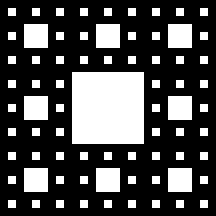
%> input picture Sierpinski_carpet.gif, 216 x 216 px
$ octave simulate_3d_layer_perturbation_images.m   (GNU Octave 9; MATLAB toolbox functions it lacks are replaced by stand-ins)
%> lines starting %> are read from the running program, lines starting %| are printed output that depends on the picture; in (x1, y1, x2, y2) boxes, pixels count from 0 and x2, y2 are one past the last pixel; in counts of white or black regions, pixels touching at a corner belong together; the program's own positions count from 1
### functions/createDefaultNeurons.m
% createDefaultNeurons.m
function cell_parameters = createDefaultNeurons(varargin)
% createDefaultNeurons(noneurons, celltypes, gapcompensation)

%TODO: Check for correlations in the random draws - if there are, shuffle/redraw

	ip = inputParser;
	ip.addOptional('noneurons',0)

	ip.addParameter('celltypes', 'none')
	ip.addParameter('Pnames', {'g_CaL' ;'g_int'; 'g_h'; 'g_K_Ca'; 'g_ld' ;'p1'} )
	ip.addParameter('gapcompensation', 0)
	ip.addParameter('nogapcompensation', 0);
	ip.addParameter('shuffle', 0)
	ip.addParameter('addrand',0)
	ip.addParameter('rng', rng(0))

	ip.parse(varargin{:});

	noneurons = ip.Results.noneurons;
	celltypes = ip.Results.celltypes;
	gapcompensation = ip.Results.gapcompensation;
	shuffle = ip.Results.shuffle;
	nogapcompensation = ip.Results.nogapcompensation;
	addrand = ip.Results.addrand;
	Pnames = ip.Results.Pnames;

	rng(ip.Results.rng)


cell_parameters = defneurons(noneurons);

switch celltypes
	case 'none'
		% do nothing

	case 'randomized'

		cell_parameters = defneurons(noneurons);

		cell_parameters.g_CaL    			= cell_parameters.g_CaL   +  rand(noneurons,1)*(-.6);
		cell_parameters.g_int 	 			= cell_parameters.g_int   +  rand(noneurons,1)*(-.02);
		cell_parameters.g_h 	 			= cell_parameters.g_h 	  +  rand(noneurons,1)*(1);
		cell_parameters.g_K_Ca   			= cell_parameters.g_K_Ca  +  rand(noneurons,1)*10;
		cell_parameters.g_ld     			= cell_parameters.g_ld    +  rand(noneurons,1)*(-0.003);
		cell_parameters.g_la     			= cell_parameters.g_la    +  rand(noneurons,1)*(-0.003);
		cell_parameters.g_ls     			= cell_parameters.g_ls    +  rand(noneurons,1)*(-0.003);
		% cell_parameters.gbar_ampa_soma      = .5   -  rand(noneurons,1)*(.15);


	case 'randomized2'

		cell_parameters = defneurons(noneurons);

		cell_parameters.g_CaL    = cell_parameters.g_CaL   - .3  + rand(noneurons,1)*.6;
		cell_parameters.g_int 	 = cell_parameters.g_int   + .07 + rand(noneurons,1)*.4;
		cell_parameters.g_h 	 = cell_parameters.g_h 	   +  rand(noneurons,1)*(1);
		cell_parameters.g_K_Ca   = cell_parameters.g_K_Ca  +  rand(noneurons,1)*10;
		cell_parameters.g_ld     = cell_parameters.g_ld    +  rand(noneurons,1)*(-0.003);
		cell_parameters.g_la     = cell_parameters.g_la    +  rand(noneurons,1)*(-0.003);
		cell_parameters.g_ls     = cell_parameters.g_ls    +  rand(noneurons,1)*(-0.003);
		cell_parameters.p1       = cell_parameters.p1      - .15 +  rand(noneurons,1)*(0.2);
		cell_parameters.g_Kdr_s  = cell_parameters.g_Kdr_s  -3 + rand(noneurons,1)*6;


	case 'randomized3'

		cell_parameters = defneurons(noneurons);

		cell_parameters.g_CaL    = cell_parameters.g_CaL   - .3  + rand(noneurons,1)*1.5;
		cell_parameters.g_int 	 = cell_parameters.g_int   + .07 + rand(noneurons,1)*.4;
		cell_parameters.g_h 	 = cell_parameters.g_h 	   +  rand(noneurons,1)*(1);
		cell_parameters.g_K_Ca   = cell_parameters.g_K_Ca  +  rand(noneurons,1)*10;
		cell_parameters.g_ld     = cell_parameters.g_ld    +  rand(noneurons,1)*(-0.001);
		cell_parameters.g_la     = cell_parameters.g_la    +  rand(noneurons,1)*(-0.001);
		cell_parameters.g_ls     = cell_parameters.g_ls    +  rand(noneurons,1)*(-0.001);
		cell_parameters.p1       = cell_parameters.p1      - .15 +  rand(noneurons,1)*(0.1);
		cell_parameters.g_Kdr_s  = cell_parameters.g_Kdr_s  -3 + rand(noneurons,1)*6;


	case 'randomized4'

		cell_parameters = defneurons(noneurons);

		cell_parameters.g_CaL    = cell_parameters.g_CaL  -.6 + rand(noneurons,1)*1.5;
		cell_parameters.g_int 	 = cell_parameters.g_int   + .07 + rand(noneurons,1)*.4;
		cell_parameters.g_h 	 = cell_parameters.g_h 	   +  rand(noneurons,1)*(1);
		cell_parameters.g_K_Ca   = cell_parameters.g_K_Ca  +  rand(noneurons,1)*10;
		cell_parameters.g_ld     = cell_parameters.g_ld    +  rand(noneurons,1)*(-0.002);
		% cell_parameters.g_la     = cell_parameters.g_la    +  rand(noneurons,1)*(-0.001);
		cell_parameters.g_ls     = cell_parameters.g_ls    +  rand(noneurons,1)*(-0.002);
		cell_parameters.p1       = cell_parameters.p1      - .15 +  rand(noneurons,1)*(0.1);
		cell_parameters.g_Kdr_s  = cell_parameters.g_Kdr_s  -3 + rand(noneurons,1)*6;


	case 'permuted'

		p1 = [.5:.1:1.1]; 		% CalciumL - conductance range
		p2 = [.0];      	    % g_h_s
		p3 = [.11 3]; 		% g_int
		p4 = [.12:.12:.48];      	% g_h
		p5 = [-38];       	% V_h
		p6 = [45 55];		% Ca act Potassium: not voltage dependent
		p7 = [4.5];
		p8 = [.013];    % leak
		[p{1} p{2} p{3} p{4} p{5} p{6} p{7} p{8}] = ndgrid(p1,p2,p3,p4,p5,p6,p7,p8);

		Plist = [p{1}(:) p{2}(:) p{3}(:) p{4}(:) p{5}(:) p{6}(:) p{7}(:) p{8}(:)];

		psweepnoneurons = length(p{1}(:));

		cell_parameters = defneurons(psweepnoneurons);

		cell_parameters.g_CaL    = p{1}(randi(noneurons,noneurons,1));
		cell_parameters.g_h_s    = p{2}(randi(noneurons,noneurons,1));
		cell_parameters.g_int 	 = p{3}(randi(noneurons,noneurons,1));
		cell_parameters.g_h 	 = p{4}(randi(noneurons,noneurons,1));
		cell_parameters.V_h 	 = p{5}(randi(noneurons,noneurons,1));
		cell_parameters.g_K_Ca   = p{6}(randi(noneurons,noneurons,1));
		cell_parameters.g_CaH    = p{7}(randi(noneurons,noneurons,1));     % High-threshold calcium
		cell_parameters.g_ld     = p{8}(randi(noneurons,noneurons,1));


	case 'devel'

	% CAL    IH     g_int    g_l     p1     g_K_Ca    arb    freq_each     ampl     meanVm     spks    supth
 %    ___    ___    _____    ____    ___    ______    ___    _________    ______    _______    ____    _____
 %    8      1.2    0.3      0.01    0.1    50        0.5    0.006676     72.685    -63.776    5       0.236
 % 	  4      1.2    0.05     0.01    0.1    40        0.5    0.0094888    14.896    -55.374    0       0.465

		cell_parameters = defneurons(noneurons);
		cell_parameters.g_CaL    			= ones(noneurons,1)* 4;
		cell_parameters.g_int 	 			= ones(noneurons,1)* .05;
		cell_parameters.g_h 	 			= ones(noneurons,1)* 1.2;
		cell_parameters.g_K_Ca   			= ones(noneurons,1)* 40;
		cell_parameters.g_ld     			= ones(noneurons,1)* .01;
		cell_parameters.g_la     			= ones(noneurons,1)* .01;
		cell_parameters.g_ls     			= ones(noneurons,1)* .01;
		cell_parameters.p1    	 			= ones(noneurons,1)* .1;
		cell_parameters.arbitrary			= ones(noneurons,1)* .5;


	case 'cellset_devel'
		 if exist('dev_cells_pspace.mat')
		 	load dev_cells_pspace
		 else
		 	disp('couldnt find the cell set')
		 end

		rtan = resultstable.allneurons;
		sel_cel_idx =find( table2array(rtan(:,9))>=5 & table2array(rtan(:,9))<20 & table2array(rtan(:,8))>0.004 & table2array(rtan(:,10))<-55 );

		sel_cel_idx = sel_cel_idx(1:noneurons);

		for ff = fields(st_st.cellParameters)'
			str = ['cell_parameters.' ff{1} ' = simresults{1}.cellParameters.' ff{1} '(sel_cel_idx);'];
			eval(str)
		end


	case 'cellset_vanilla'
		 if exist('cellset_vanilla_3.mat')
		 	load cellset_vanilla_3
		 else
		 	disp('couldnt find the cell set')
		 	keyboard
		 	return
		 end

		if noneurons > length(sel_cel_idx)
			disp('Insufficient number of neurons with criterion. Padding with random picks.')
			disp('max num of cells')
			length(sel_cel_idx)

			sel_cel_idx = sel_cel_idx(randi(length(sel_cel_idx)	,1,noneurons));

		else
			sel_cel_idx = sel_cel_idx(randperm(noneurons));
		end

		for ff = fields(simresults{1}.cellParameters)'
			str = ['cell_parameters.' ff{1} ' = simresults{1}.cellParameters.' ff{1} '(sel_cel_idx);'];
			eval(str)
		end


	case 'param_sweep'


		p1 = [.5:.1:1.5]; 		% CalciumL - conductance range
		p2 = [.1:.1:3]; 		% g_int

		[p{1} p{2}  ] = ndgrid(p1,p2);

		Plist = [p{1}(:) p{2}(:) ];

		psweepnoneurons = length(p{1}(:));

		cell_parameters = defneurons(psweepnoneurons);

		cell_parameters.g_CaL    = p{1}(:);
		cell_parameters.g_int 	 = p{2}(:);

	case 'psweep_gh_gcal'

		% parameter ranges
		p1 = [.5:.1:1.1]; 		% CalciumL - conductance range
		p2 = [.12:.12:1.2];      	% g_h
		p3 = [45 55];		% Ca act Potassium: not voltage dependent
		p4 = [4.5 5.5];

		[p{1} p{2} p{3} p{4}] = ndgrid(p1,p2,p3,p4);

		Plist = [p{1}(:) p{2}(:) p{3}(:) p{4}(:) ];

		psweepnoneurons = length(p{1}(:));

		cell_parameters = defneurons(psweepnoneurons);

		cell_parameters.g_CaL    = p{1}(:);
		cell_parameters.g_h 	 = p{2}(:);
		cell_parameters.g_K_Ca   = p{3}(:);
		cell_parameters.g_CaH    = p{4}(:);     % High-threshold calcium


	otherwise

		disp('Legacy parameter or celltypes case not found.')


end

% [=================================================================]
%  parameter list
% [=================================================================]

string = [];

for param = Pnames'

	string = [string 'cell_parameters.' param{1} '(:) '];

end


% [=================================================================]
%  randomizer
% [=================================================================]

if addrand
	cell_parameters = jitter_cell_parameters(cell_parameters,.05);
end


if gapcompensation
		% compensation for gap junctions

		% cell_parameters.g_CaL = cell_parameters.g_CaL + .1*gapcompensation;

		cell_parameters.g_ld  = cell_parameters.g_ld  - 0.001*gapcompensation;
		cell_parameters.g_la  = cell_parameters.g_la  - 0.001*gapcompensation;
		cell_parameters.g_ls  = cell_parameters.g_ls  - 0.001*gapcompensation;
end

if nogapcompensation~=0

		% cell_parameters.g_CaL = cell_parameters.g_CaL - .1;
		% cell_parameters.g_int = cell_parameters.g_int + 0.03;
		cell_parameters.g_ld  = cell_parameters.g_ld  + 0.001*nogapcompensation
		% cell_parameters.g_K_Ca= cell_parameters.g_K_Ca - 10;
end


cell_parameters.Plist = eval([ '[' string  ']' ] );
cell_parameters.Pnames = Pnames;


% [=================================================================]
%  create default neurons
% [=================================================================]

function cell_parameters = defneurons(noneurons)

O = ones(noneurons,1);

%% Cell properties

% Capacitance
cell_parameters.C_m    =   1 .* O; % mF/cm^2


% [================================================]
% 		 conductances
% [================================================]
% Defaults

% Somatic conductances (mS/cm2)
cell_parameters.g_CaL    =  1.1   .*O;
cell_parameters.g_Na_s   =  150   .*O;      % Sodium
cell_parameters.g_Kdr_s  =  9.0   .*O;      % Potassium
cell_parameters.g_K_s    =  5     .*O;      % Potassium
cell_parameters.g_ls     =  0.016 .*O;      % Leaks

% Dendritic conductances (mS/cm2)
cell_parameters.g_K_Ca   =  35      .*O;       % Potassium: not voltage dependent
cell_parameters.g_CaH    =  4.5     .*O;     % High-threshold calcium
cell_parameters.g_ld     =  0.016  .*O;   % Leak
cell_parameters.g_h      =  .12    .*O;    % H current .12
cell_parameters.g_h_s    =  .12    .*O;    % H current, somatic


% Axon hillock conductances (mS/cm2)
cell_parameters.g_Na_a   =  240		.*O;      % Sodium
cell_parameters.g_K_a    =  240		.*O;      % Potassium
cell_parameters.g_la     =  0.016	.*O;      % Leak

% Cell morphology
cell_parameters.p1     = 0.25		.*O;        % Cell surface ratio soma/dendrite
cell_parameters.p2     = 0.15 		.*O;        % Cell surface ratio axon(hillock)/soma

cell_parameters.g_int  = 0.13		.*O;        % Cell internal conductance


% synaptic conductances

cell_parameters.gbar_gaba_dend  = O*.25;
cell_parameters.gbar_gaba_soma  = O*.5;
cell_parameters.gbar_ampa_soma 	= O*.1;
cell_parameters.gbar_ampa_dend 	= O*.1;


%% Reversal potentials
cell_parameters.V_Na =  55 .* O;       % Sodium
cell_parameters.V_K  = -75 .* O;       % Potassium
cell_parameters.V_Ca = 120 .* O;       % Calcium
cell_parameters.V_h  = -43 .* O;       % H current
cell_parameters.V_l  =  10 .* O;       % Leak

cell_parameters.V_gaba_dend = -70 .*O; % from Devor and Yarom, 2002
cell_parameters.V_gaba_soma = -63 .*O; % from Devor and Yarom, 2002
cell_parameters.V_ampa_soma = 0 	  .*O; % from Cian McDonnel et al 2012
cell_parameters.V_ampa_dend = 0 	  .*O; % from Cian McDonnel et al 2012


cell_parameters.arbitrary = 1 .* O;

### functions/BetaDistributions.m
function out = BetaDistributions(varargin)
% Family of beta distributions
%
% Parameter 'alpha', 5
% Parameter 'beta', 2
% Parameter 'no_draws', 100
% Parameter 'scale', 1
% Parameter 'support',[0.4 1.2]
% Parameter 'resolution', 4


p = inputParser;
p.addParamValue('alpha', 5)
p.addParamValue('beta', 2)
p.addParamValue('no_draws', 100)

p.addParamValue('scale', 1)
p.addParamValue('support',[0.4 1.2])


p.addParamValue('plot_distributions', true)

p.parse(varargin{:});

p1 = p.Results.alpha;
p2 = p.Results.beta;

no_draws = p.Results.no_draws;
plot_distributions = p.Results.plot_distributions';
scale = p.Results.scale;

sup = p.Results.support;


int_v1 = [1:length(p1)];
int_v2 = [1:length(p2)];

nbins = linspace(sup(1), sup(end),20);

for a = int_v1
    for b = int_v2
        rng default;

        D =  betarnd(p1(a),p2(b),no_draws,1)';

        draws{a,b} = (D*diff(sup) + sup(1))*scale;


        parameters{a,b} = [p1(a) p2(b)];
        hist_distr{a,b} = histc(draws{a,b}, nbins);
            if plot_distributions
                subplot(length(p1),length(p2), sub2ind([length(p1) length(p2)], a,b))
                bar(nbins, hist_distr{a,b},'edgecolor', [0 0 0], 'facecolor', [0 0 0])%;,'edgecolor', [0 0 0], 'facecolor', [0 0 0])
                t1 = text(min(nbins), max(hist_distr{a,b}*0.95), {['alpha: ' num2str(p1(a))]},'verticalalignment', 'top');
                t2 = text(min(nbins), max(hist_distr{a,b}*0.75), {['beta: '  num2str(p2(b))]},'verticalalignment', 'top');
                t3 = text(min(nbins), max(hist_distr{a,b}*0.55), {['scale: ' num2str(scale)]},'verticalalignment', 'top');

                line([sup(1):0.01:sup(2)], betapdf([sup(1):0.01:sup(2)]*max(hist_distr{a,b}), p1(a),p2(b)),'color','g');


                xlim([sup(1) sup(2)])
                ylim([0  max(hist_distr{a,b})])
        end
    end
end

out.sampleDraws = draws;
out.parameters = parameters;

### extras/vol3d.m
function [model] = vol3d(varargin)
%H = VOL3D Volume render 3-D data.
% VOL3D uses the orthogonal plane 2-D texture mapping technique for
% volume rending 3-D data in OpenGL. Use the 'texture' option to fine
% tune the texture mapping technique. This function is best used with
% fast OpenGL hardware.
%
% vol3d                   Provide a demo of functionality.
%
% H = vol3d('CData',data) Create volume render object from input
%                         3-D data. Use interp3 on data to increase volume
%                         rendering resolution. Returns a struct
%                         encapsulating the pseudo-volume rendering object.
%                         XxYxZ array represents scaled colormap indices.
%                         XxYxZx3 array represents truecolor RGB values for
%                         each voxel (along the 4th dimension).
%
% vol3d(...,'Alpha',alpha) XxYxZ array of alpha values for each voxel, in
%                          range [0,1]. Default: data (interpreted as
%                          scaled alphamap indices).
%
% vol3d(...,'Parent',axH)  Specify parent axes. Default: gca.
%
% vol3d(...,'XData',x)  1x2 x-axis bounds. Default: [0 size(data, 2)].
% vol3d(...,'YData',y)  1x2 y-axis bounds. Default: [0 size(data, 1)].
% vol3d(...,'ZData',z)  1x2 z-axis bounds. Default: [0 size(data, 3)].
%
% vol3d(...,'texture','2D')  Only render texture planes parallel to nearest
%                            orthogonal viewing plane. Requires doing
%                            vol3d(h) to refresh if the view is rotated
%                            (i.e. using cameratoolbar).
%
% vol3d(...,'texture','3D')  Default. Render x,y,z texture planes
%                            simultaneously. This avoids the need to
%                            refresh the view but requires faster OpenGL
%                            hardware peformance.
%
% vol3d(H)  Refresh view. Updates rendering of texture planes
%           to reduce visual aliasing when using the 'texture'='2D'
%           option.
%
% NOTES
% Use vol3dtool (from the original vol3d FEX submission) for editing the
% colormap and alphamap. Adjusting these maps will allow you to explore
% your 3-D volume data at various intensity levels. See documentation on
% alphamap and colormap for more information.
%
% Use interp3 on input date to increase/decrease resolution of data
%
% Examples:
%
% % Visualizing fluid flow
% v = flow(50);
% h = vol3d('cdata',v,'texture','2D');
% view(3);
% % Update view since 'texture' = '2D'
% vol3d(h);
% alphamap('rampdown'), alphamap('decrease'), alphamap('decrease')
%
% % Visualizing MRI data
% load mri.mat
% D = squeeze(D);
% h = vol3d('cdata',D,'texture','3D');
% view(3);
% axis tight;  daspect([1 1 .4])
% alphamap('rampup');
% alphamap(.06 .* alphamap);
%
% See also alphamap, colormap, opengl, isosurface

% Copyright Joe Conti, 2004
% Improvements by Oliver Woodford, 2008-2011, with permission of the
% copyright holder.

if nargin == 0
    demo_vol3d;
    return
end

if isstruct(varargin{1})
    model = varargin{1};
    if length(varargin) > 1
       varargin = {varargin{2:end}};
    end
else
    model = localGetDefaultModel;
end

if length(varargin)>1
  for n = 1:2:length(varargin)
    switch(lower(varargin{n}))
        case 'cdata'
            model.cdata = varargin{n+1};
        case 'parent'
            model.parent = varargin{n+1};
        case 'texture'
            model.texture = varargin{n+1};
        case 'alpha'
            model.alpha = varargin{n+1};
        case 'xdata'
            model.xdata = varargin{n+1}([1 end]);
        case 'ydata'
            model.ydata = varargin{n+1}([1 end]);
        case 'zdata'
            model.zdata = varargin{n+1}([1 end]);
    end

  end
end

if isempty(model.parent)
    model.parent = gca;
end

[model] = local_draw(model);

%------------------------------------------%
function [model] = localGetDefaultModel

model.cdata = [];
model.alpha = [];
model.xdata = [];
model.ydata = [];
model.zdata = [];
model.parent = [];
model.handles = [];
model.texture = '3D';
tag = tempname;
model.tag = ['vol3d_' tag(end-11:end)];

%------------------------------------------%
function [model,ax] = local_draw(model)

cdata = model.cdata;
siz = size(cdata);

% Define [x,y,z]data
if isempty(model.xdata)
    model.xdata = [0 siz(2)];
end
if isempty(model.ydata)
    model.ydata = [0 siz(1)];
end
if isempty(model.zdata)
    model.zdata = [0 siz(3)];
end

try
   delete(model.handles);
catch
end

ax = model.parent;
cam_dir = camtarget(ax) - campos(ax);
[m,ind] = max(abs(cam_dir));

opts = {'Parent',ax,'cdatamapping',[],'alphadatamapping',[],'facecolor','texturemap','edgealpha',0,'facealpha','texturemap','tag',model.tag};

if ndims(cdata) > 3
    opts{4} = 'direct';
else
    cdata = double(cdata);
    opts{4} = 'scaled';
end

if isempty(model.alpha)
    alpha = cdata;
    if ndims(model.cdata) > 3
        alpha = sqrt(sum(double(alpha).^2, 4));
        alpha = alpha - min(alpha(:));
        alpha = 1 - alpha / max(alpha(:));
    end
    opts{6} = 'scaled';
else
    alpha = model.alpha;
    if ~isequal(siz(1:3), size(alpha))
        error('Incorrect size of alphamatte');
    end
    opts{6} = 'none';
end

h = findobj(ax,'type','surface','tag',model.tag);
for n = 1:length(h)
  try
     delete(h(n));
  catch
  end
end

is3DTexture = strcmpi(model.texture,'3D');
handle_ind = 1;

% Create z-slice
if(ind==3 || is3DTexture )
  x = [model.xdata(1), model.xdata(2); model.xdata(1), model.xdata(2)];
  y = [model.ydata(1), model.ydata(1); model.ydata(2), model.ydata(2)];
  z = [model.zdata(1), model.zdata(1); model.zdata(1), model.zdata(1)];
  diff = model.zdata(2)-model.zdata(1);
  delta = diff/size(cdata,3);
  for n = 1:size(cdata,3)

   cslice = squeeze(cdata(:,:,n,:));
   aslice = double(squeeze(alpha(:,:,n)));
   h(handle_ind) = surface(x,y,z,cslice,'alphadata',aslice,opts{:});
   z = z + delta;
   handle_ind = handle_ind + 1;
  end

end

% Create x-slice
if (ind==1 || is3DTexture )
  x = [model.xdata(1), model.xdata(1); model.xdata(1), model.xdata(1)];
  y = [model.ydata(1), model.ydata(1); model.ydata(2), model.ydata(2)];
  z = [model.zdata(1), model.zdata(2); model.zdata(1), model.zdata(2)];
  diff = model.xdata(2)-model.xdata(1);
  delta = diff/size(cdata,2);
  for n = 1:size(cdata,2)

   cslice = squeeze(cdata(:,n,:,:));
   aslice = double(squeeze(alpha(:,n,:)));
   h(handle_ind) = surface(x,y,z,cslice,'alphadata',aslice,opts{:});
   x = x + delta;
   handle_ind = handle_ind + 1;
  end
end

% Create y-slice
if (ind==2 || is3DTexture)
  x = [model.xdata(1), model.xdata(1); model.xdata(2), model.xdata(2)];
  y = [model.ydata(1), model.ydata(1); model.ydata(1), model.ydata(1)];
  z = [model.zdata(1), model.zdata(2); model.zdata(1), model.zdata(2)];
  diff = model.ydata(2)-model.ydata(1);
  delta = diff/size(cdata,1);
  for n = 1:size(cdata,1)

   cslice = squeeze(cdata(n,:,:,:));
   aslice = double(squeeze(alpha(n,:,:)));
   h(handle_ind) = surface(x,y,z,cslice,'alphadata',aslice,opts{:});
   y = y + delta;
   handle_ind = handle_ind + 1;
  end
end

model.handles = h;

% [9 lines left out: function demo_vol3d, not called in this run]

### scripts/simulate_3d_layer_perturbation_images.m
% simulate_3d_layer_perturbation_images.m

prep_conditions    = 0;
compute_transients = 0;
stimulate_layer    = 1;
display_results    = 0;
volumetric_activity = 1;

savemovies = 1;

	IM = imread('Sierpinski_carpet.gif');
%> IM: size 216x216 uint8; values 0 (black) and 1 (white), 29.8% white; 73 white regions, largest, box (x1, y1, x2, y2) and area: (72, 72, 144, 144) 5184, (24, 24, 48, 48) 576, (96, 24, 120, 48) 576

rng(1, 'twister')


% sim parameters
dt =0.025;
fs = 1/dt;

fieldstosave = {'V_soma'};%, 'V_dend'};
cell_function = 'vanilla';

steadystatetime = 40; simtime = 50;

% other parameters
gaps 	  = .01;
connset   = [3];
radiuses  = [2.5 10];
alpha    = [7];    % alpha parameter
bet      = [3];    % beta parameter

betasup  = [.5 1.2]% support for the

% net size
depth = 2; breadth = 25; height = 25;
noneurons = breadth*depth*height;
netsize = [depth breadth height];

% default neurons
def_neurons = createDefaultNeurons(noneurons);
	    GCAL = BetaDistributions('alpha', alpha, 'beta', bet, 'no_draws', ...
       noneurons, 'support', betasup,'plot_distributions',0);
       g_CaL = GCAL.sampleDraws{1}';
       distribution_parameters = GCAL.parameters{1};
       def_neurons.g_CaL = g_CaL;


% create image map

	figure

    if size(IM,3)>1
        IMM = squeeze(sum(IM,3));
    else
        IMM = IM;
    end
	IMM(IMM==765)=0;
	IMM(IMM>0)=1;
	IMMR = imresize(IMM, [breadth ,height]);
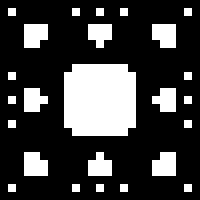
%> IMMR: size 25x25 uint8 (shown 8 times larger); values 0 (black) and 1 (white), 24.5% white; 25 white regions (24 under 20 px), largest, box (x1, y1, x2, y2) and area: (8, 8, 17, 17) 77

	INPUT = permute(repmat(IMMR,[1, 1, depth]) , [3 1 2]);
	INPUT = flipdim(INPUT,3);

	h = vol3d('cdata',INPUT,'texture','3D');
%> the loop in vol3d, `for n = 1:2:length(varargin)` made 2 passes
%> model.texture on pass 2: '3D'
%> in local_draw, `siz = size(cdata);`: siz = [2 25 25]
%> (the rest of the program and of its run is left out)
